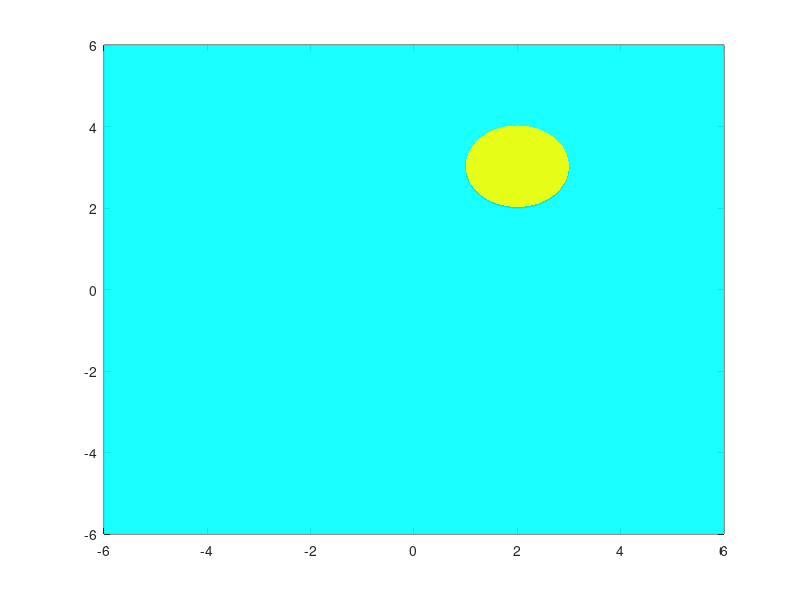

Write the MATLAB code that produced this figure.
r=1;
sigma1=2;
sigma2=3;
th = 0:pi/50:2*pi;
xunit = r * cos(th) + sigma1;
yunit = r * sin(th) + sigma2;
h = fill(xunit, yunit,'k');
hold on;
x=-6:0.1:6;
y=-6:0.1:6;
[X,Y]=meshgrid(x,y);
Z=X.*X+Y.*Y;
surf(X,Y,Z,'FaceAlpha',0.9,'EdgeColor','none','FaceColor', 'cyan');
zunit=xunit.*xunit+yunit.*yunit;
ZE=2*sigma1*X+2*sigma2*Y-(sigma1.*sigma1+sigma2.*sigma2-r.*r);
surf(X,Y,ZE,'FaceAlpha',0.9,'EdgeColor','none','FaceColor', 'yellow');
[M,N]=size(xunit(1,:));
for i=1:N
    X=[xunit(1,i),xunit(1,i)];
    Y=[yunit(1,i),yunit(1,i)];
    Z=[zunit(1,i),0];
    line(X,Y,Z,'LineWidth',1,'Color','red');
end